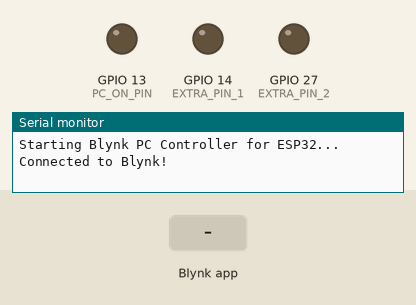
The sketch below on a simulated ESP32. Parts: output pins drawn as LEDs (lit = HIGH), the last lines printed to the serial monitor. The test bench sets the inputs (shaded band). WiFi joins after 1.5 s; servers stay silent unless stated.

Above: at 3.0 s.
3.1 s: Blynk app writes 1 to V2
At 3.5 s:
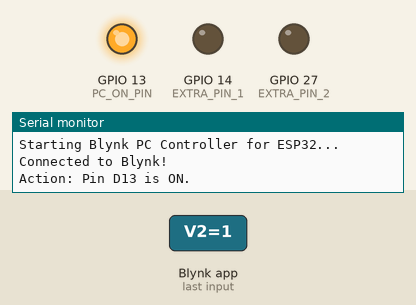
4.6 s: Blynk app writes 200 to V5
At 5.8 s:
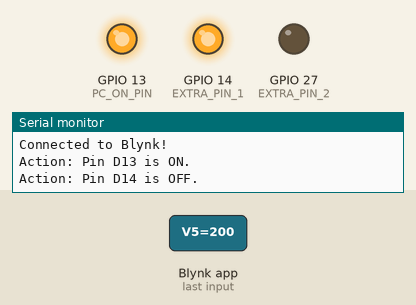
6.1 s: Blynk app writes 0 to V2
At 7.0 s:
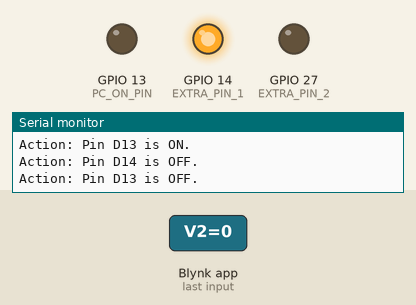
7.6 s: Blynk app writes 1 to V6
At 8.1 s:
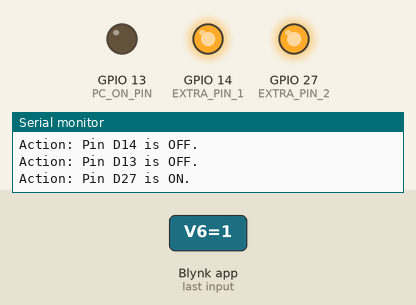
9.1 s: Blynk app writes 1 to V4
At 10.5 s:
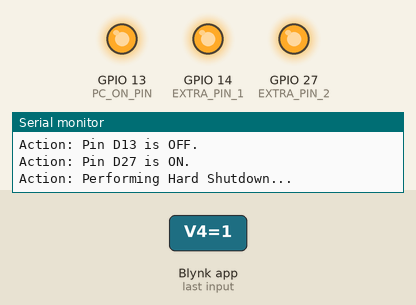
Timing chart, 0 to 20.6 s (numbered marks = the images above; inputs shaded):
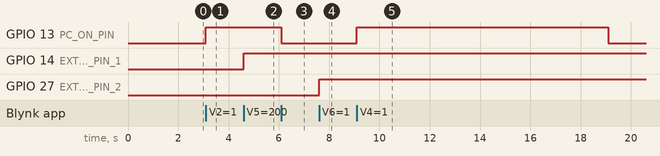

Measured:
- after the input at 3.1 s, GPIO 13 (PC_ON_PIN): LOW → HIGH at once
- after the input at 4.6 s, GPIO 14 (EXTRA_PIN_1): LOW → HIGH at once
- after the input at 6.1 s, GPIO 13 (PC_ON_PIN): HIGH → LOW at once
- after the input at 7.6 s, GPIO 27 (EXTRA_PIN_2): LOW → HIGH at once
- after the input at 9.1 s, GPIO 13 (PC_ON_PIN): LOW → HIGH at once, → LOW 10.0 s later

The sketch:

esp32-test.ino
```cpp
// --- These are from your Blynk Template ---
#define BLYNK_TEMPLATE_ID "Template ID"
#define BLYNK_TEMPLATE_NAME "Template name"
#define BLYNK_AUTH_TOKEN "Blynk Auth Token"

// --- Standard Includes ---
#define BLYNK_PRINT Serial
// Use ESP32 specific libraries
#include <WiFi.h>
#include <BlynkSimpleEsp32.h>
#include <HTTPClient.h>

// --- UPDATE THESE ---
char ssid[] = "CruzoeInnotek_5G_Ext";
char pass[] = "Cruzoetek";

// This is the URL of the server running on your PC for soft shutdown
const char* pcShutdownURL = "http://192.168.0.150:8000/shutdown";
// ---------------------

// --- GPIO Pin Definitions ---
#define PC_ON_PIN 13      // D13, used for "On" (V2) and "Hard Shutdown" (V4)
#define PC_RESET_PIN 12   // D12, used for "Reset" (V3)
#define EXTRA_PIN_1 14    // D14, controlled by V5
#define EXTRA_PIN_2 27    // D27, controlled by V6

// This function is for the SOFT SHUTDOWN (V1) - PUSH BUTTON
BLYNK_WRITE(V1)
{
  int pinValue = param.asInt(); // Get value from the app button

  if (pinValue == 1) { // If the button is pressed down
    Serial.println("Action: Shutting down PC via network...");
    Serial.println("Contacting PC server...");

    HTTPClient http;

    if (http.begin(pcShutdownURL)) {
      int httpCode = http.GET();
      if (httpCode > 0) {
        String payload = http.getString();
        Serial.printf("[HTTP] GET... code: %d\n", httpCode);
        Serial.println(payload);
      } else {
        String errorMsg = http.errorToString(httpCode).c_str();
        Serial.printf("[HTTP] GET... failed, error: %s\n", errorMsg.c_str());
      }
      http.end();
    } else {
      Serial.printf("[HTTP] Unable to connect to PC\n");
    }
  }
}

// This function is for PC ON (V2) - SWITCH
BLYNK_WRITE(V2)
{
  int pinValue = param.asInt();

  // The pin state will directly follow the switch state in the app
  digitalWrite(PC_ON_PIN, pinValue);

  if (pinValue == 1) {
    Serial.println("Action: Pin D13 is ON.");
  } else {
    Serial.println("Action: Pin D13 is OFF.");
  }
}

// This function is for PC RESET (V3) - SWITCH
BLYNK_WRITE(V3)
{
  int pinValue = param.asInt();

  // The pin state will directly follow the switch state in the app
  digitalWrite(PC_RESET_PIN, pinValue);

  if (pinValue == 1) {
    Serial.println("Action: Pin D12 is ON.");
  } else {
    Serial.println("Action: Pin D12 is OFF.");
  }
}

// This function is for the HARD SHUTDOWN (V4) - PUSH BUTTON
BLYNK_WRITE(V4)
{
  int pinValue = param.asInt();
  if (pinValue == 1) {
    Serial.println("Action: Performing Hard Shutdown...");
    digitalWrite(PC_ON_PIN, HIGH);
    delay(10000); // Hold the pin high for 10 seconds
    digitalWrite(PC_ON_PIN, LOW);
    Serial.println("Hard Shutdown signal sent.");
  }
}

// This function is for controlling D14 (V5) - SWITCH
BLYNK_WRITE(V5)
{
  int pinValue = param.asInt();

  // The pin state will directly follow the switch state in the app
  digitalWrite(EXTRA_PIN_1, pinValue);

  if (pinValue == 1) {
    Serial.println("Action: Pin D14 is ON.");
  } else {
    Serial.println("Action: Pin D14 is OFF.");
  }
}

// This function is for controlling D27 (V6) - SWITCH
BLYNK_WRITE(V6)
{
  int pinValue = param.asInt();

  // The pin state will directly follow the switch state in the app
  digitalWrite(EXTRA_PIN_2, pinValue);

  if (pinValue == 1) {
    Serial.println("Action: Pin D27 is ON.");
  } else {
    Serial.println("Action: Pin D27 is OFF.");
  }
}

void setup()
{
  Serial.begin(115200);
  Serial.println("\nStarting Blynk PC Controller for ESP32...");

  // Set the GPIO pins to output mode
  pinMode(PC_ON_PIN, OUTPUT);
  pinMode(PC_RESET_PIN, OUTPUT);
  pinMode(EXTRA_PIN_1, OUTPUT);
  pinMode(EXTRA_PIN_2, OUTPUT);

  // Ensure the pins start in a LOW state
  digitalWrite(PC_ON_PIN, LOW);
  digitalWrite(PC_RESET_PIN, LOW);
  digitalWrite(EXTRA_PIN_1, LOW);
  digitalWrite(EXTRA_PIN_2, LOW);

  // Connect to Wi-Fi and Blynk
  Blynk.begin(BLYNK_AUTH_TOKEN, ssid, pass);
  Serial.println("Connected to Blynk!");
}

void loop()
{
  Blynk.run(); // This keeps the ESP connected to Blynk
}
```
